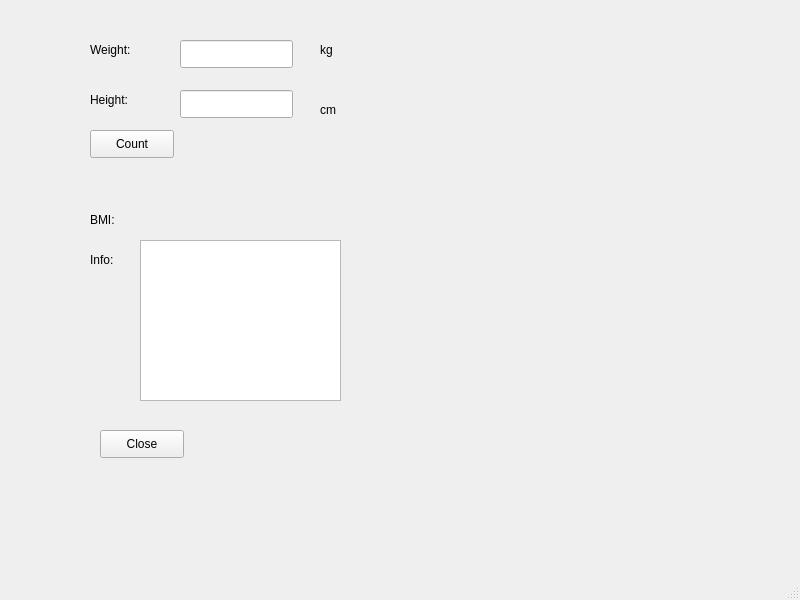
<?xml version="1.0" encoding="UTF-8"?>
<ui version="4.0">
 <class>MainWindow</class>
 <widget class="QMainWindow" name="MainWindow">
  <property name="geometry">
   <rect>
    <x>0</x>
    <y>0</y>
    <width>800</width>
    <height>600</height>
   </rect>
  </property>
  <property name="windowTitle">
   <string>MainWindow</string>
  </property>
  <widget class="QWidget" name="centralwidget">
   <widget class="QLabel" name="label">
    <property name="geometry">
     <rect>
      <x>90</x>
      <y>40</y>
      <width>63</width>
      <height>20</height>
     </rect>
    </property>
    <property name="text">
     <string>Weight:</string>
    </property>
   </widget>
   <widget class="QLabel" name="label_2">
    <property name="geometry">
     <rect>
      <x>90</x>
      <y>90</y>
      <width>63</width>
      <height>20</height>
     </rect>
    </property>
    <property name="text">
     <string>Height:</string>
    </property>
   </widget>
   <widget class="QLineEdit" name="heightLineEdit">
    <property name="geometry">
     <rect>
      <x>180</x>
      <y>90</y>
      <width>113</width>
      <height>28</height>
     </rect>
    </property>
   </widget>
   <widget class="QLineEdit" name="weightLineEdit">
    <property name="geometry">
     <rect>
      <x>180</x>
      <y>40</y>
      <width>113</width>
      <height>28</height>
     </rect>
    </property>
   </widget>
   <widget class="QLabel" name="label_3">
    <property name="geometry">
     <rect>
      <x>320</x>
      <y>40</y>
      <width>63</width>
      <height>20</height>
     </rect>
    </property>
    <property name="text">
     <string>kg</string>
    </property>
   </widget>
   <widget class="QLabel" name="label_4">
    <property name="geometry">
     <rect>
      <x>320</x>
      <y>100</y>
      <width>63</width>
      <height>20</height>
     </rect>
    </property>
    <property name="text">
     <string>cm</string>
    </property>
   </widget>
   <widget class="QPushButton" name="countButton">
    <property name="geometry">
     <rect>
      <x>90</x>
      <y>130</y>
      <width>84</width>
      <height>28</height>
     </rect>
    </property>
    <property name="text">
     <string>Count</string>
    </property>
   </widget>
   <widget class="QLabel" name="label_5">
    <property name="geometry">
     <rect>
      <x>90</x>
      <y>210</y>
      <width>63</width>
      <height>20</height>
     </rect>
    </property>
    <property name="text">
     <string>BMI:</string>
    </property>
   </widget>
   <widget class="QLabel" name="resultLabel">
    <property name="geometry">
     <rect>
      <x>150</x>
      <y>210</y>
      <width>63</width>
      <height>20</height>
     </rect>
    </property>
    <property name="text">
     <string/>
    </property>
   </widget>
   <widget class="QLabel" name="label_7">
    <property name="geometry">
     <rect>
      <x>90</x>
      <y>250</y>
      <width>63</width>
      <height>20</height>
     </rect>
    </property>
    <property name="text">
     <string>Info:</string>
    </property>
   </widget>
   <widget class="QTextBrowser" name="infoTextBrowser">
    <property name="geometry">
     <rect>
      <x>140</x>
      <y>240</y>
      <width>201</width>
      <height>161</height>
     </rect>
    </property>
   </widget>
   <widget class="QPushButton" name="closeButton">
    <property name="geometry">
     <rect>
      <x>100</x>
      <y>430</y>
      <width>84</width>
      <height>28</height>
     </rect>
    </property>
    <property name="text">
     <string>Close</string>
    </property>
   </widget>
  </widget>
  <widget class="QMenuBar" name="menubar">
   <property name="geometry">
    <rect>
     <x>0</x>
     <y>0</y>
     <width>800</width>
     <height>25</height>
    </rect>
   </property>
  </widget>
  <widget class="QStatusBar" name="statusbar"/>
 </widget>
 <resources/>
 <connections>
  <connection>
   <sender>closeButton</sender>
   <signal>clicked()</signal>
   <receiver>MainWindow</receiver>
   <slot>close()</slot>
   <hints>
    <hint type="sourcelabel">
     <x>141</x>
     <y>468</y>
    </hint>
    <hint type="destinationlabel">
     <x>399</x>
     <y>299</y>
    </hint>
   </hints>
  </connection>
 </connections>
</ui>
